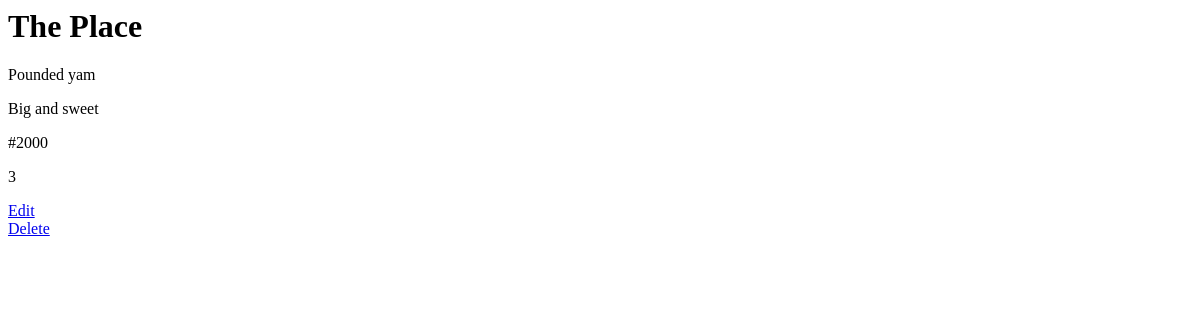
The app's page /restaurants/1/menu, older data.
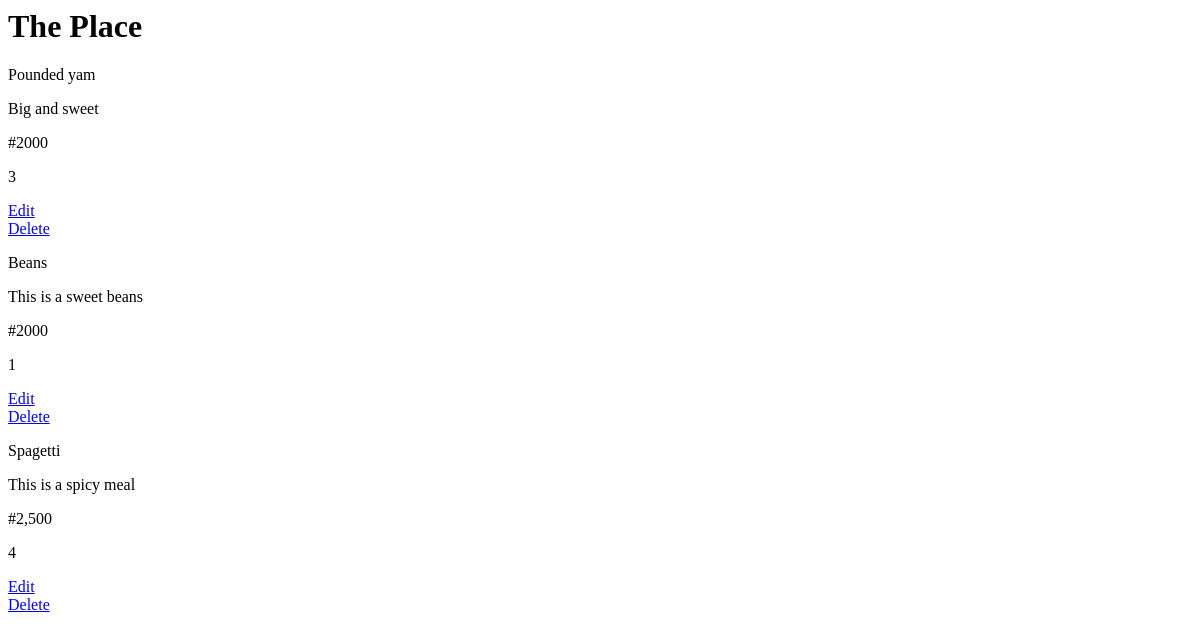
The same page, newer data.
### database_setup.py (models this page shows, shortened)
class Restaurant(Base):
    __tablename__ = 'restaurant'
    id = Column(Integer, primary_key=True)
    name = Column(String(250), nullable=False)

class MenuItem(Base):
    __tablename__ = 'menu_item'
    name =Column(String(80), nullable = False)
    id = Column(Integer, primary_key = True)
    description = Column(String(250))
    price = Column(String(8))
    course = Column(String(250))
    restaurant_id = Column(Integer,ForeignKey('restaurant.id'))
    restaurant = relationship(Restaurant)

### app.py (the view)
@app.route('/')
@app.route('/restaurants/<int:restaurant_id>/menu')
def restaurantMenu(restaurant_id):
	restaurant = session.query(Restaurant).filter_by(id = restaurant_id).one()
	items = session.query(MenuItem).filter_by(restaurant_id = restaurant_id)
	return render_template('menu.html', restaurant=restaurant, items = items, restaurant_id = restaurant_id)

### templates/menu.html (shortened to what this page needs)
<html>
<body>
<h1>{{restaurant.name}}</h1>
{% for i in items %}
<div>
<p>{{i.name}}</p>
<p>{{i.description}}</p>
<p> {{i.price}} </p>
<p> {{i.course}} </p>
<a href="{{url_for('editMenuItem', restaurant_id = restaurant.id, menu_id=i.id) }}">Edit</a>
<a href="{{url_for('deleteMenuItem', restaurant_id = restaurant.id, menu_id=i.id) }}">Delete</a>
</div>
{% endfor %}
</body>
</html>

Row changes from the older to the newer data that the page shows:
added MenuItem: name "Beans", description "This is a sweet beans", price "#2000", course "1"
added MenuItem: name "Spagetti", description "This is a spicy meal", price "#2,500", course "4"
